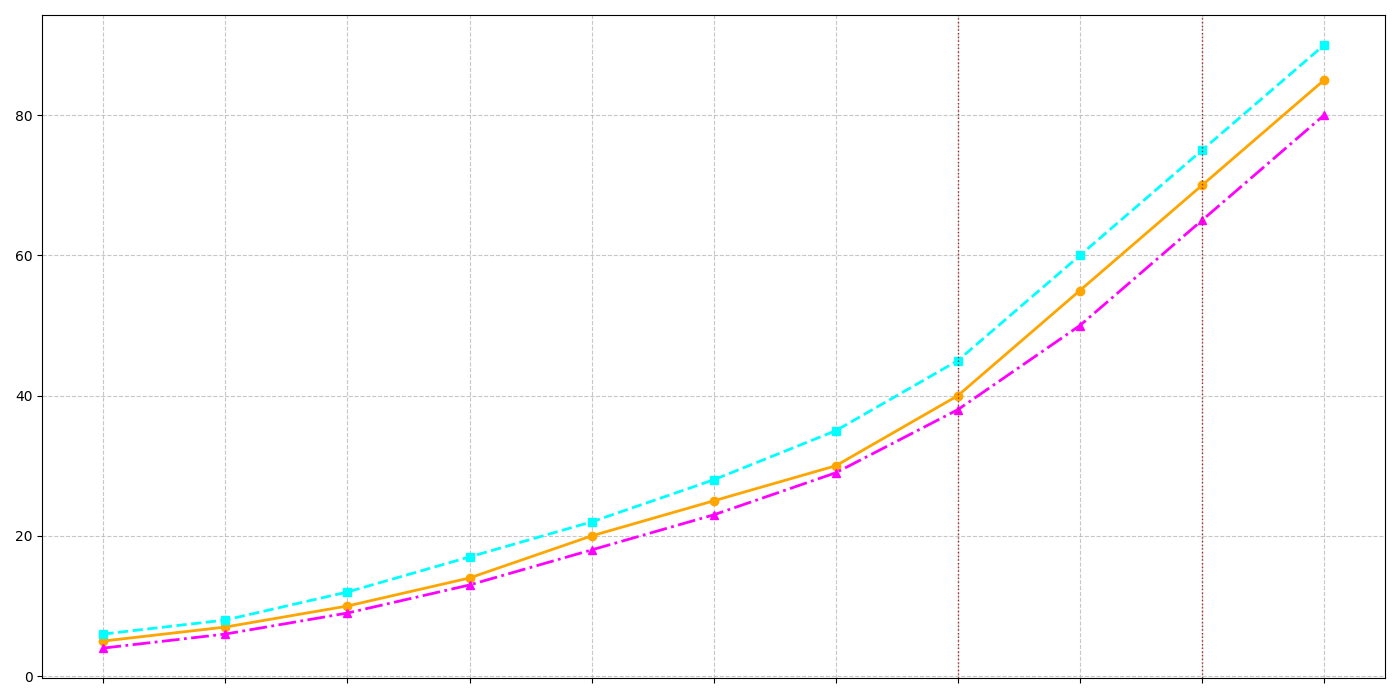

Generate this figure with Python:
import matplotlib.pyplot as plt
import numpy as np

years = np.arange(2012, 2023)

metropolis_speeds = np.array([5, 7, 10, 14, 20, 25, 30, 40, 55, 70, 85])
atlantis_speeds = np.array([6, 8, 12, 17, 22, 28, 35, 45, 60, 75, 90])
avalon_speeds = np.array([4, 6, 9, 13, 18, 23, 29, 38, 50, 65, 80])

fig, ax = plt.subplots(figsize=(14, 7))

ax.plot(years, metropolis_speeds, color='orange', marker='o', linestyle='-', linewidth=2)
ax.plot(years, atlantis_speeds, color='cyan', marker='s', linestyle='--', linewidth=2)
ax.plot(years, avalon_speeds, color='magenta', marker='^', linestyle='-.', linewidth=2)

# Remove annotations from the plot
# Removed the annotation code here

ax.axvline(x=2019, color='brown', linestyle=':', linewidth=1)
ax.axvline(x=2021, color='brown', linestyle=':', linewidth=1)

# Removed axis labels and title
# ax.set_title("Decade-long Evolution of Internet Speeds in Three Cities", fontsize=18, fontweight='bold', ha='center')
# ax.set_xlabel("Year", fontsize=14)
# ax.set_ylabel("Internet Speed (Mbps)", fontsize=14)

# Removed group labels and legend
# ax.legend(title='Cities', fontsize=12, title_fontsize=14, loc='upper left')

ax.set_xticks(years)
ax.set_xticklabels([''] * len(years))  # Remove text from x-tick labels

ax.grid(True, linestyle='--', alpha=0.7)

plt.tight_layout()
plt.show()
